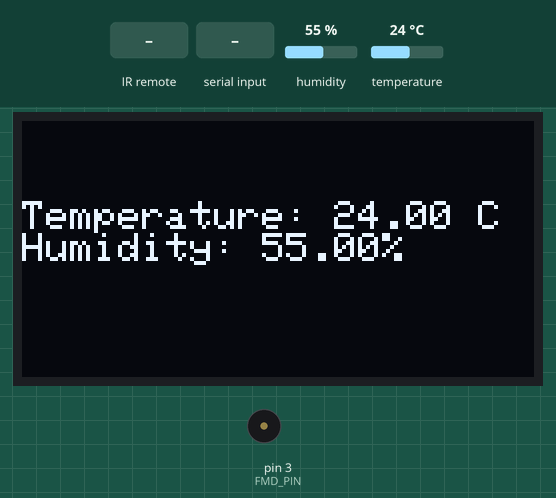
Simulated run of this program. Board: Arduino Uno, built with avr-gcc and run on an emulated ATmega328P. On the bench: 128×64 one-colour display, buzzer (waves = sounding). The test bench sets the inputs (shaded band); at power-on: humidity 55 %, temperature 24 °C. What the program prints to the serial monitor is not drawn.

Above: at 9.3 s.
9.4 s: humidity set to 89 %
At 10.5 s:
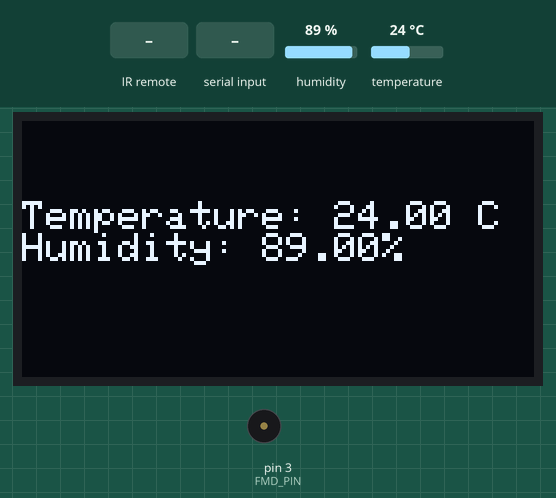
11.1 s: humidity set to 92 %
At 11.8 s:
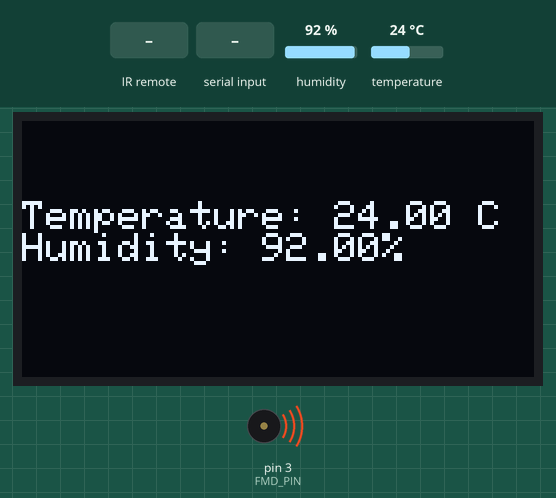
16.1 s: infrared code 0x47 received
At 18.1 s:
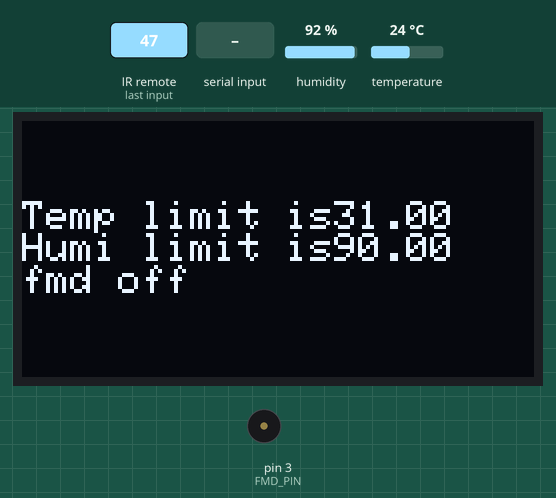
21.1 s: infrared code 0x4A received
At 25.3 s:
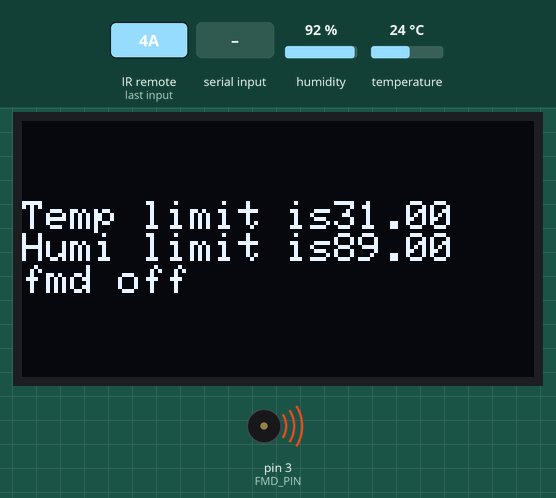
26.1 s: temperature set to 12 °C
At 27.3 s:
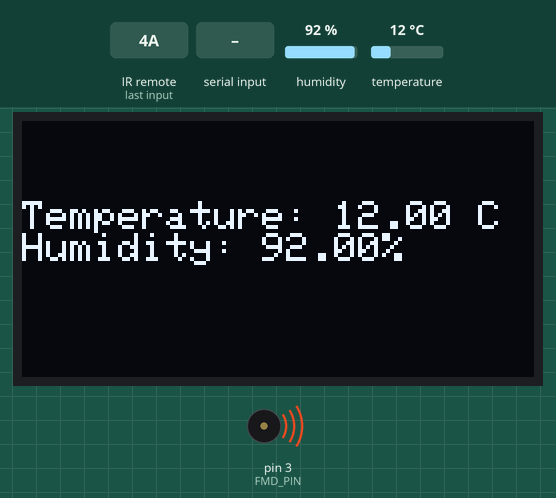
28.0 s: byte 30 received over Serial
Timing chart, 0 to 30.6 s (numbered marks = the images above; inputs shaded):
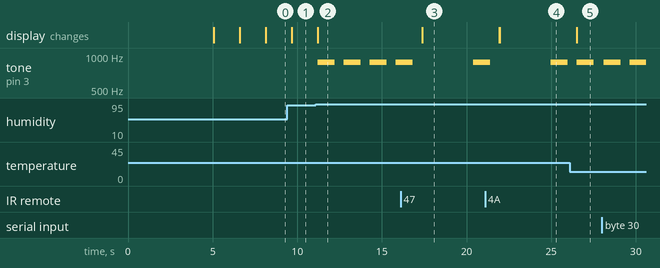

The program:

main.cpp
```cpp
#include <Arduino.h>
#include <Adafruit_Sensor.h>
#include <DHT_U.h>
#include "../lib/Login.h"
#include "../lib/Logo.h"
#include <Adafruit_SSD1306.h>
#include <IRremote.hpp>

void sendSamsungSmartHubMacro(bool aDoSelect);
void IRSendWithDelay(uint8_t aCommand, uint16_t aDelayMillis);


#define ADDRESS_OF_SAMSUNG_REMOTE   0x0707 // 红外发射器地址
#define SCREEN_WIDTH 128 // 屏幕宽度
#define SCREEN_HEIGHT 64 // 屏幕高度

#define OLED_MOSI   9   // D1
#define OLED_CLK   10   // D0
#define OLED_DC    11
#define OLED_CS    12
#define OLED_RESET 13

#define DHTTYPE DHT11   // DHT 11 (AM2302)
#define DHTPIN 4        // DHT 引脚

#define FMD_PIN 3
#define INTPIN 2        // 中断引脚

#define IR_RECEIVE_PIN 5     // 红外接收器
#define IR_SEND_PIN 6        // 红外发射器

// 创建 SSD1306 实例
Adafruit_SSD1306 display(SCREEN_WIDTH, SCREEN_HEIGHT,
                         OLED_MOSI, OLED_CLK, OLED_DC, OLED_RESET, OLED_CS);

DHT_Unified dht(DHTPIN, DHTTYPE);

uint32_t delayMS = 1500; // 循环时间

float Temperature, Humidity;                            // 当前环境的温湿度
float Temperature_limit = 30, Humidity_limit = 90;      // 温湿度预设值

bool switch_fmd = false;        // 蜂鸣器开关

// 初始化串口
void init_UART() {
    Serial.begin(115200, SERIAL_8E2);
}

// 初始化 SSD1306
void init_SSD1306() {
    if (!display.begin(SSD1306_SWITCHCAPVCC)) {
        Serial.println("failed");
        for (;;);
    } else {
        Serial.print("ssd1306 is ok");
    }
}

// 初始化温湿度传感器
void init_dht() {
    dht.begin();
    Serial.println(F("DHT11 is ok"));
}

// 打印温湿度传感器信息
void print_info_dht() {

// 打印温度传感器的信息
    sensor_t sensor;
    dht.temperature().getSensor(&sensor);
    Serial.println(F("------------------------------------"));
    Serial.println(F("Temperature Sensor"));
    Serial.print  (F("Sensor Type: ")); Serial.println(sensor.name);
    Serial.print  (F("Driver Ver:  ")); Serial.println(sensor.version);
    Serial.print  (F("Unique ID:   ")); Serial.println(sensor.sensor_id);
    Serial.print  (F("Max Value:   ")); Serial.print(sensor.max_value); Serial.println(F(" C"));
    Serial.print  (F("Min Value:   ")); Serial.print(sensor.min_value); Serial.println(F(" C"));
    Serial.print  (F("Resolution:  ")); Serial.print(sensor.resolution); Serial.println(F(" C"));
    Serial.println(F("------------------------------------"));
// 打印湿度传感器的信息
    dht.humidity().getSensor(&sensor);
    Serial.println(F("Humidity Sensor"));
    Serial.print  (F("Sensor Type: ")); Serial.println(sensor.name);
    Serial.print  (F("Driver Ver:  ")); Serial.println(sensor.version);
    Serial.print  (F("Unique ID:   ")); Serial.println(sensor.sensor_id);
    Serial.print  (F("Max Value:   ")); Serial.print(sensor.max_value); Serial.println(F("%"));
    Serial.print  (F("Min Value:   ")); Serial.print(sensor.min_value); Serial.println(F("%"));
    Serial.print  (F("Resolution:  ")); Serial.print(sensor.resolution); Serial.println(F("%"));
    Serial.println(F("------------------------------------"));

}
void chmode(uint16_t x);
void setup() {

// 一些初始化设置
    init_UART();
    init_SSD1306();
    init_dht();
    pinMode(FMD_PIN, OUTPUT);
    delay(5000);
// 启用红外发射器
    IrSender.begin(IR_SEND_PIN);
// 启用红外接收器
    IrReceiver.begin(IR_RECEIVE_PIN, ENABLE_LED_FEEDBACK);

// -----------------------开机显示-----------------------------
// 字体设置
    display.setTextColor(WHITE);
    display.setTextSize(2);
// 显示姓名学号
    display.clearDisplay();
    display.drawBitmap(0, 0, gImage_Login, 128, 64, WHITE);
    display.display();
    delay(1500);
// 显示logo
    display.clearDisplay();
    display.drawBitmap(26, 0, gImage_logo, 77, 64, WHITE);
    display.display();
    delay(1500);
// ------------------------------------------------------------

}

void display_DHlimit() {

// --------------oled 显示---------------
    display.clearDisplay();
    display.setCursor(0, 20);
    display.print("Temp limit is");
    display.println(Temperature_limit);
    display.print("Humi limit is");
    display.println(Humidity_limit);
    if(switch_fmd) {
        display.println("fmd on");
    } else {
        display.println("fmd off");
    }
    display.display();
    delay(1500);
// ---------------串口显示----------------
    Serial.print("Temp limit is:");
    Serial.println(Temperature_limit);

    Serial.print("Humi limit is:");
    Serial.println(Humidity_limit);

    if(switch_fmd) {
        Serial.println("fmd on");
    } else {
        Serial.println("fmd off");
    }
// --------------------------------------
}

// 执行接收到的红外信号命令
void chmode(uint16_t x) {
    switch (x) {
// 温度上限加一
    case 0x47:
        Temperature_limit ++;
        if(Temperature_limit > 60) {
            Temperature_limit = 60;
        }
        break;
// 温度上限减一
    case 0x48:
        Temperature_limit --;
        if(Temperature_limit < -10) {
            Temperature_limit = -10;
        }
// 湿度上限加一
    case 0x49:
        Humidity_limit ++;
        if(Humidity_limit > 100) {
            Humidity_limit = 100;
        }
// 湿度上限减一
    case 0x4A:
        Humidity_limit --;
        if(Humidity_limit < 0) {
            Humidity_limit = 0;
        }
// 报警开启
    case 0x4B:
        switch_fmd = true;
// 报警关闭
    case 0x4C:
        switch_fmd = false;
    default:
        break;
    }
// 打印当前温湿度预设信息
    display_DHlimit();
    delay(1500);
}

// 报警
void warning() {

    tone(FMD_PIN, 882, 1000);

}

// 得到温湿度值并打印到串口和屏幕
void get_temperature_humidity() {

// 得到温度并输出值
    sensors_event_t event;
    dht.temperature().getEvent(&event);
    if (isnan(event.temperature)) {
        Serial.println(F("Error reading temperature!"));
    } else {
        Temperature = event.temperature;
        Serial.print(F("Temperature: "));
        Serial.print(Temperature);
        Serial.println(F(" C"));
    }

// 得到湿度并输出值
    dht.humidity().getEvent(&event);
    if (isnan(event.relative_humidity)) {
        Serial.println(F("Error reading humidity!"));
    } else {
        Humidity = event.relative_humidity;
        Serial.print(F("Humidity: "));
        Serial.print(Humidity);
        Serial.println(F("%"));
    }

// ---------------oled 屏幕输出温湿度信息-------------
    display.clearDisplay();
    display.setTextSize(1);
    display.setCursor(0, 20);
    display.print(F("Temperature: "));
    display.print(Temperature);
    display.println(F(" C"));
    display.print(F("Humidity: "));
    display.print(Humidity);
    display.println(F("%"));
    display.display();
// ---------------------------------------------------
}

void loop() {

// 得到当前环境的温湿度
    get_temperature_humidity();

// 得到接受到的红外信号
    if (IrReceiver.decode()) {
// ------------打印得到的信息--------------
        IrReceiver.printIRResultShort(&Serial);
        IrReceiver.printIRSendUsage(&Serial);
        Serial.println();
// ---------------------------------------
// 执行接收到的红外信号命令
        chmode(IrReceiver.decodedIRData.command);

        IrReceiver.restartAfterSend();
        IrReceiver.resume();
    }

// 蜂鸣器报警条件
    if(Temperature > Temperature_limit || Humidity > Humidity_limit) {
        warning();
    }

    delay(delayMS);
}

// 红外发射器发送一条指令
void IRSendWithDelay(uint8_t aCommand, uint16_t aDelayMillis) {

    IrSender.sendSamsung(ADDRESS_OF_SAMSUNG_REMOTE, aCommand, 1);
    Serial.print(F("Send Samsung command 0x"));
    Serial.println(aCommand);
    delay(aDelayMillis);

}

// 设置串口事件
void serialEvent() {

    while (Serial.available()) {
        uint8_t aCommand = Serial.read();
        IRSendWithDelay(aCommand, 1);
    }

}
```

Measured:
- the behaviour switches between 90 and 91 % on humidity (found by bisection; images 1 and 2)
- after the input at 9.4 s, the display: changes after 0.28 s (image 1)
- after the input at 11.1 s, tone on pin 3 (FMD_PIN): alternates 882 Hz for 1.0 s and silent for 0.54 s, starting after 0.11 s; the display: changes after 0.11 s (image 2)
- after the input at 16.1 s, the display: changes after 1.3 s (image 3)
- after the input at 21.1 s, the display: first differs from a run without the input after 0.87 s (image 4)
- after the input at 26.1 s, the display: changes after 0.40 s (image 5)
